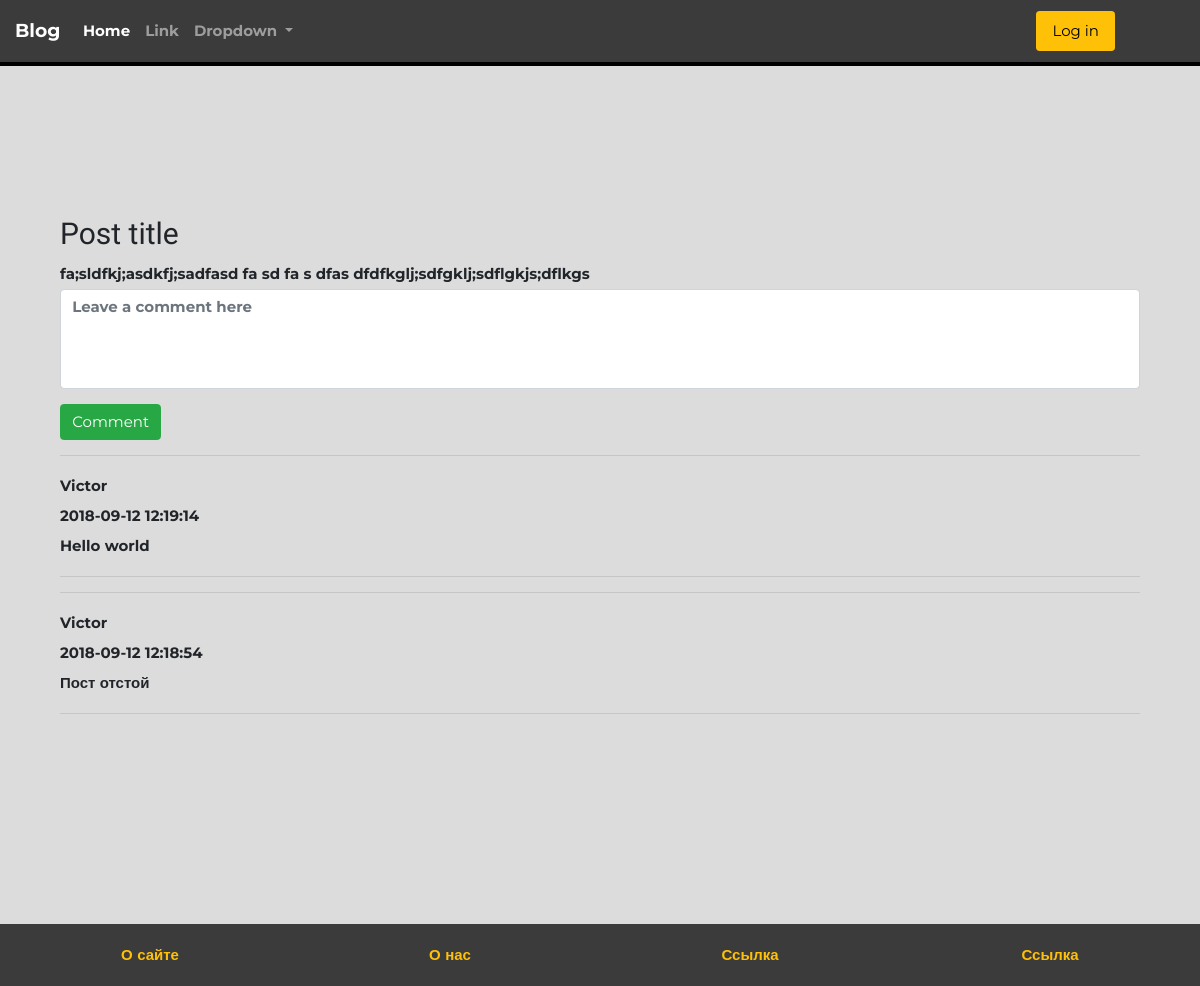
Page /review.php?post=23 on the committed database.
### tables this page shows
CREATE TABLE `post` (
  `id` int(11) NOT NULL,
  `title` varchar(500) DEFAULT NULL,
  `content` text,
  `published` datetime NOT NULL DEFAULT CURRENT_TIMESTAMP,
  `image` varchar(1000) DEFAULT NULL,
  `author_id` int(11) DEFAULT NULL
);

CREATE TABLE `comment` (
  `id` int(11) NOT NULL,
  `content` text,
  `created` datetime DEFAULT CURRENT_TIMESTAMP,
  `user_id` int(11) DEFAULT NULL,
  `post_id` int(11) NOT NULL
);

CREATE TABLE `user` (
  `id` int(11) NOT NULL,
  `username` varchar(100) NOT NULL,
  `password` varchar(100) NOT NULL,
  `email` varchar(100) NOT NULL
);

### Db.php (called while the page is built, shortened)
<?php
    class Db
    {
        public static $instance = null;
        public $hostname = "localhost";
        public $db_name = "blog";
        public $username = "root";
        public $password = "";
        private $pdo;
        private function __construct()
        {
            try {
                $this->pdo = new PDO(
                    "mysql:host=" . $this->hostname . ";dbname=" . $this->db_name,
                    $this->username,
                    $this->password
                );
                $this->pdo->setAttribute(PDO::ATTR_ERRMODE, PDO::ERRMODE_EXCEPTION);
            } catch (PDOException $e) {
                die("ERROR: Could not connect. " . $e->getMessage());
            }
        }
        public static function getInstance()
        {
            if(self::$instance === null)
                self::$instance = new DB();
            return self::$instance;
        }
        public function sqlSelectQuery($sql)
        {
            try {
                $result = $this->pdo->query($sql);
                if($result->rowCount() > 0) {
                    return $result;
                }else {
                    return null;
                }
            } catch(PDOException $e){
                die("ERROR: Could not execute $sql. " . $e->getMessage());
            }
        }
    }

### review.php (the view, shortened to what this page needs)
<?php
require_once("Db.php");
$postTitle = '';
$postContent = '';
if ($_GET['post']) {
    $db = \blog\db\Db::getInstance();
    $sql = "SELECT title, content, published, image FROM post WHERE id =" . $_GET['post'] . " LIMIT 1";
    $result = $db->sqlSelectQuery($sql);
    if ($result) {
        $row = $result->fetch();
        $postTitle = $row['title'];
        $postContent = $row['content'];
    }
} else {
    echo 'Post not found: 404';
}
?>
<?php require 'header.php'; ?>
<div class="container">
    <div class="post-section">
        <h2><?php echo $postTitle; ?></h2>
        <div class="content">
            <?php echo $postContent; ?>
        </div>
    </div>
    <div class="comment-section">
        <?php require 'comments.php'; ?>
    </div>
</div>
<?php require 'footer.php'; ?>

### comments.php (shortened to what this page needs)
<div class="create-comment">
    <form action="publish-comment.php" method="post">
        <fieldset class="form-group">
            <textarea class="form-control" name="new-comment" id="new-comment" placeholder="Leave a comment here"></textarea>
        </fieldset>
        <button type="submit" class="btn btn-success">Comment</button>
    </form>
</div>
<div class="comments">
    <?php
    require_once ('Db.php');
    require_once ('Comment.php');
        $db = Db::getInstance();
        $sql = "SELECT * FROM comment WHERE post_id = ".$_SESSION['post_id']." ORDER BY created DESC";
        $result = $db->sqlSelectQuery($sql);
        $comments = [];
        if($result) {
            while($row = $result->fetch()) {
                $comments[] = new Comment($row['id'], $row['content'], $row['created'], $row['user_id'], $row['post_id']);
            }
            foreach ($comments as $comment) {
                $comment->printComment();
            }
        } else {
            echo 'No comments yet';
        }
    ?>
</div>

### Comment.php (shortened to what this page needs)
<?php
class Comment
{
    public $content;
    public $created;
    public $user_id;
    public function __construct($id, $content, $created, $user_id, $post_id)
    {
        $this->content = $content;
        $this->created = $created;
        $this->user_id = $user_id;
    }
    public function getUsernameById($user_id)
    {
        $db = Db::getInstance();
        $sql = "SELECT username FROM user JOIN comment ON comment.user_id = user.id WHERE user.id = ".$user_id." LIMIT 1";
        $result = $db->sqlSelectQuery($sql);
        if($result) {
            $row = $result->fetch();
            return $row['username'];
        } else {
            return null;
        }
    }
    public function __toString()
    {
        $user = $this->getUsernameById($this->user_id);
        return '<hr><div class="comment"><div class="comment-header"><div class="username">'.$user.'</div><div class="date">'.$this->created.'</div></div><div class="comment-body">'.$this->content.'</div></div><hr>';
    }
    public function printComment()
    {
        echo $this->__toString();
    }
}

### style.css (style rules this page uses)
* { font-family: 'Montserrat', sans-serif; font-weight: 700; font-size: 15px; line-height: 2; }
body { background: #DCDCDC; }
h1, h2, h3, h4, h5, h6 { font-family: 'Roboto Condensed', sans-serif; font-weight: 500; }
.container { width: 100%; padding: 150px 30px; }
#new-comment { height: 100px; resize: none; }

### rows in the picture
post: title "Post title", content "fa;sldfkj;asdkfj;sadfasd fa sd fa s dfas dfdfkglj;sdfgklj;sdflgkjs;dflkgs"
comment: user.username "Victor", created "2018-09-12 12:19:14", content "Hello world"
comment: user.username "Victor", created "2018-09-12 12:18:54", content "Пост отстой"
